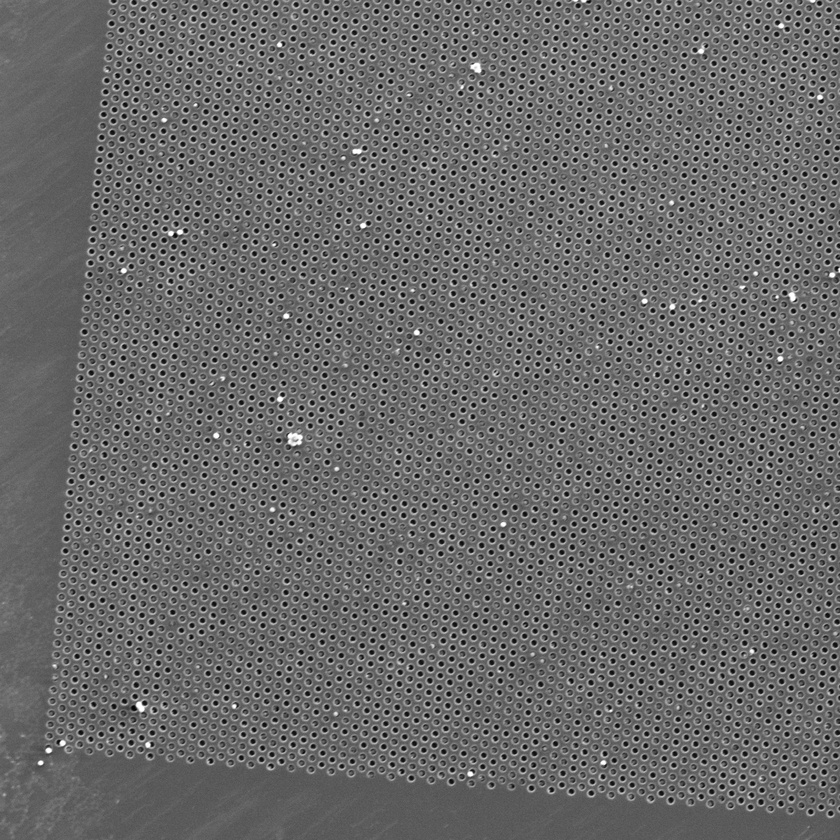
#> input picture chip_test_image.jpg, 840 x 840 px, shrunk from 2048 x 2048 before the run
$ python chip_ore_brightout.py chip_test_image.jpg
#> lines starting #> are read from the running program, lines starting #| are printed output that depends on the picture
import cv2
import numpy as np
import matplotlib.pyplot as plt
import argparse
from concurrent.futures import ThreadPoolExecutor, as_completed


# [66 lines left out: function _analyze_single_well, not called in this run]

def detect_particles_in_wells(image_path, debug=False, max_workers=None):
    """
    Основная функция для обнаружения частиц в тёмных лунках.
    max_workers: число потоков (None — авто по числу CPU).
    """
    # 1. Загрузка изображения
    img = cv2.imread(image_path)
    if img is None:
        raise FileNotFoundError(f"Не удалось загрузить изображение по пути: {image_path}")

    original_clean = img.copy()
    original_with_marks = img.copy()
    gray = cv2.cvtColor(img, cv2.COLOR_BGR2GRAY)

    if debug:
        plt.figure(figsize=(15, 10))
        plt.subplot(2, 3, 1)
        plt.imshow(cv2.cvtColor(original_clean, cv2.COLOR_BGR2RGB))
        plt.title('Исходное изображение')
        plt.axis('off')

    # 2. Предобработка
    blurred = cv2.medianBlur(gray, 5)
    adaptive_thresh = cv2.adaptiveThreshold(
        blurred, 255, cv2.ADAPTIVE_THRESH_GAUSSIAN_C,
        cv2.THRESH_BINARY_INV, 11, 2
    )

    if debug:
        plt.subplot(2, 3, 2)
        plt.imshow(adaptive_thresh, cmap='gray')
        plt.title('После адаптивной бинаризации')
        plt.axis('off')

    # 3. Поиск лунок
    inverted = cv2.bitwise_not(gray)
    blurred_inv = cv2.medianBlur(inverted, 5)

    circles = cv2.HoughCircles(
        blurred_inv,
        cv2.HOUGH_GRADIENT,
        dp=1.5,
        minDist=20,
        param1=10,
        param2=30,
        minRadius=7,
        maxRadius=12
    )

    results = []
    height, width = gray.shape

    if circles is not None:
        print('Найдено кругов:', len(circles[0]))
        circles = np.uint16(np.around(circles[0]))
        circles = sorted(circles, key=lambda c: (c[1] // 50, c[0]))

        # ---- МНОГОПОТОЧНЫЙ АНАЛИЗ ЛУНОК ----
        tasks = [
            (i, int(x), int(y), int(r), gray, height, width, debug)
            for i, (x, y, r) in enumerate(circles)
        ]

        indexed_results = {}
        with ThreadPoolExecutor(max_workers=max_workers) as executor:
            futures = [executor.submit(_analyze_single_well, t) for t in tasks]
            for fut in as_completed(futures):
                idx, res = fut.result()
                indexed_results[idx] = res

        # Восстанавливаем порядок лунок
        results = [indexed_results[i] for i in range(len(circles))]

        # ---- ВИЗУАЛИЗАЦИЯ (в главном потоке, изображение общее) ----
        well_mask = np.zeros((height, width), dtype=np.uint8)
        for r in results:
            x, y = r['center']
            radius = r['radius']
            inner_r = r['inner_r']
            particle_type = r['particle_type']
            i = r['well_id'] - 1

            # Маска лунки (для debug)
            cv2.circle(well_mask, (x, y), radius, 255, -1)

            # Цвет по типу
            if particle_type == "empty":
                color = (0, 0, 255)
            elif particle_type == "outside":
                color = (255, 0, 255)
            elif particle_type == "debris":
                color = (0, 165, 255)
            else:
                color = (0, 255, 0)

            cv2.circle(original_with_marks, (x, y), radius, color, 2)
            cv2.circle(original_with_marks, (x, y), inner_r, (255, 255, 0), 1)
            cv2.circle(original_with_marks, (x, y), 2, color, 3)

            text_x = max(x - 10, 5)
            text_y = max(y - 10, 15)
            cv2.putText(
                original_with_marks, str(i + 1), (text_x, text_y),
                cv2.FONT_HERSHEY_SIMPLEX, 0.4, color, 1
            )

        if debug:
            plt.subplot(2, 3, 3)
            plt.imshow(well_mask, cmap='gray')
            plt.title('Маска всех обнаруженных лунок')
            plt.axis('off')
    else:
        print("Внимание: не удалось обнаружить лунки на изображении.")
        print("Попробуйте настроить параметры HoughCircles или улучшить качество изображения.")

    # 5. Статистика
    total_wells = len(results)
    wells_with_particles = sum(1 for r in results if r['has_particle'])
    wells_with_debris = sum(1 for r in results if r.get('particle_type') == 'debris')
    wells_with_outside = sum(1 for r in results if r['particle_type'] == 'outside')
    wells_with_real_particles = sum(1 for r in results if r.get('particle_type') == 'particle')
    total_particles = sum(r['particle_count'] for r in results)

    if debug:
        plt.subplot(2, 3, 4)
        plt.imshow(cv2.cvtColor(original_with_marks, cv2.COLOR_BGR2RGB))
        plt.title('Результаты анализа (зелёный - есть частица)')
        plt.axis('off')

        plt.subplot(2, 3, 5)
        plt.axis('off')
        text_str = (
            f"Кол-во лунок: {total_wells}\n"
            f"С частицами: {wells_with_real_particles}\n"
            f"С мусором: {wells_with_debris}\n"
            f"Вне лунки: {wells_with_outside}\n"
            f"Пустых: {total_wells - wells_with_particles}\n"
            f"Всего объектов: {total_particles}"
        )
        plt.text(0.1, 0.5, text_str, fontsize=12,
                 verticalalignment='center',
                 family='monospace',
                 bbox=dict(boxstyle='round', facecolor='lightyellow', alpha=0.9))
        plt.title('Статистика')

        plt.subplot(2, 3, 6)
        brightnesses = [r['mean_brightness'] for r in results]
        plt.hist(brightnesses, bins=20, color='blue', alpha=0.7)
        plt.axvline(x=75, color='red', linestyle='--', label='Порог')
        plt.xlabel('Средняя яркость лунки')
        plt.ylabel('Количество лунок')
        plt.title('Распределение яркости лунок')
        plt.legend()

        plt.tight_layout()
        plt.show()

    return results, original_clean, original_with_marks

def print_results_summary(results):
    """Выводит сводку результатов в консоль"""
    total_wells = len(results)
    wells_with_particles = sum(1 for r in results if r['has_particle'])

    print("Результаты анализа лунок")
    print(f"Всего обнаружено лунок: {total_wells}")
    print(f"Лунок с частицами: {wells_with_particles}")
    print(f"Пустых лунок: {total_wells - wells_with_particles}")
    print("\nДетали по лункам:")

    for r in results[-100:]:
        status = "Есть частица" if r['has_particle'] else "пусто"
        print(f"Лунка {r['well_id']:2d}: центр {r['center']}, "
              f"радиус {r['radius']:2d} - {status} "
              f"(яркость: {r['mean_brightness']:.1f})")

if __name__ == "__main__":
    parser = argparse.ArgumentParser(description="Detect particles in wells")
    parser.add_argument("image", nargs="?", help="path to the SEM image")
    parser.add_argument("-o", "--output", default="wells_analysis_result.jpg",
                       help="where to write the annotated image")
    parser.add_argument("--no-debug", action="store_true",
                       help="skip the matplotlib figure")
    args = parser.parse_args()

    # Если изображение не передано как аргумент, запрашиваем его
    if args.image is None:
        args.image = input("\nВведите путь к SEM изображению (или перетащите файл сюда): ").strip().strip('"')

    # Проверяем, что файл удалось открыть (cv2 вернёт None, если файла нет)
    test_img = cv2.imread(args.image)
#> test_img is the input picture: shape (840, 840, 3); min 0, max 255, mean 106.8
    if test_img is None:
        print(f"\nОшибка: не удалось открыть файл '{args.image}'")
        print("Проверьте путь и попробуйте снова.\n")
        exit()

    results, _clean, annotated_img = detect_particles_in_wells(
        args.image, debug=not args.no_debug
    )
#> in detect_particles_in_wells, `blurred = cv2.medianBlur(gray, 5)`:
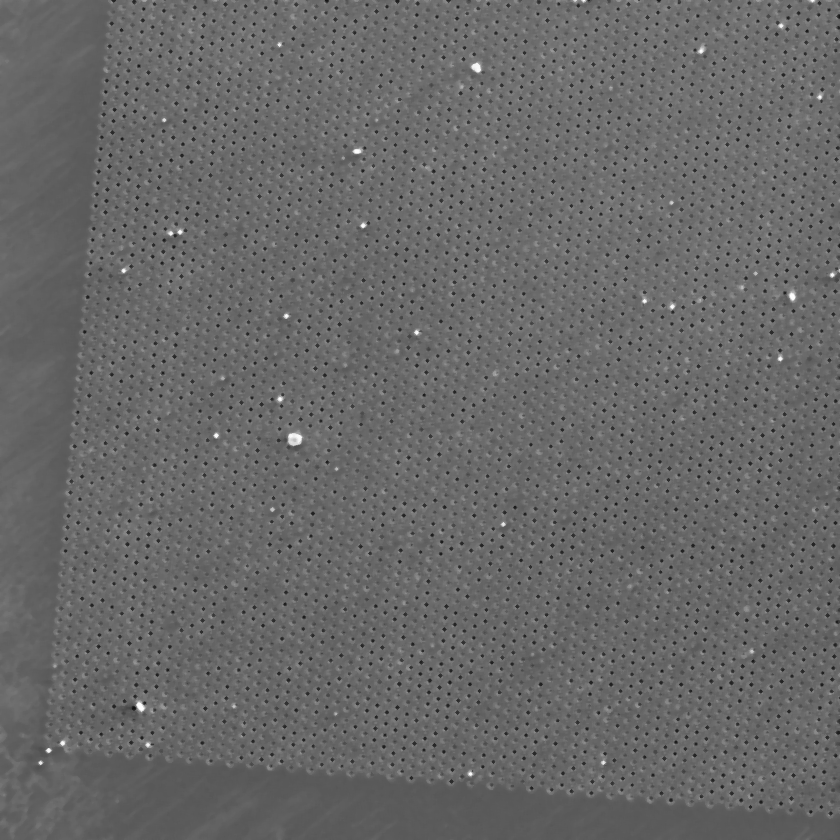
#> blurred: shape (840, 840); min 17, max 253, mean 104.3
#> in detect_particles_in_wells, `adaptive_thresh = cv2.adaptiveThreshold( blurred, 255, cv2.ADAPTIVE_TH..`:
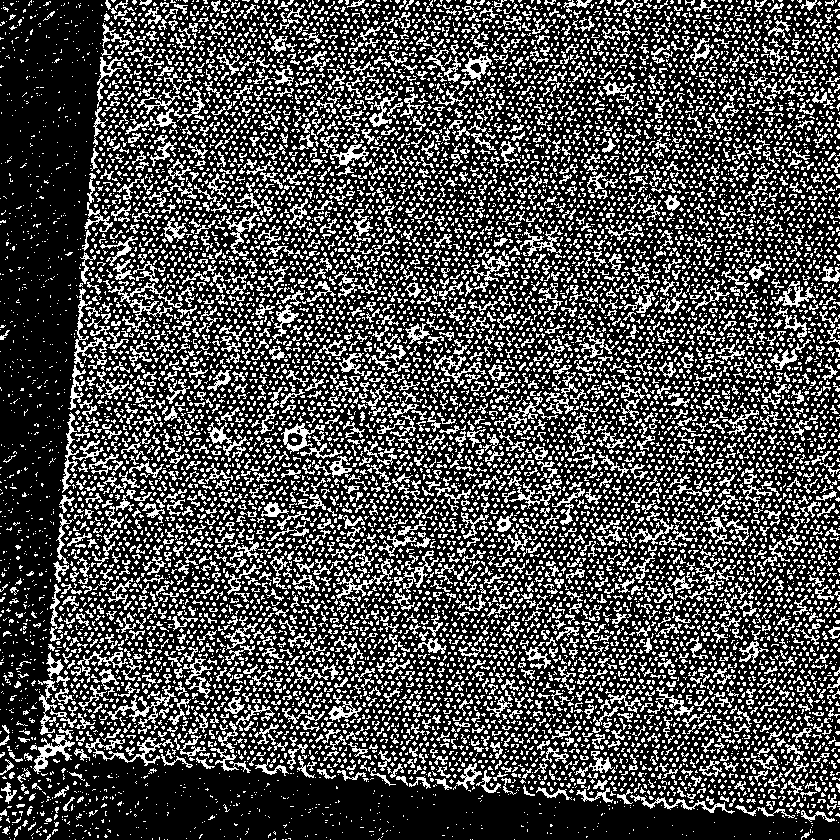
#> adaptive_thresh: shape (840, 840); 29.6% white in thin lines or dots
#> in detect_particles_in_wells, `inverted = cv2.bitwise_not(gray)`:
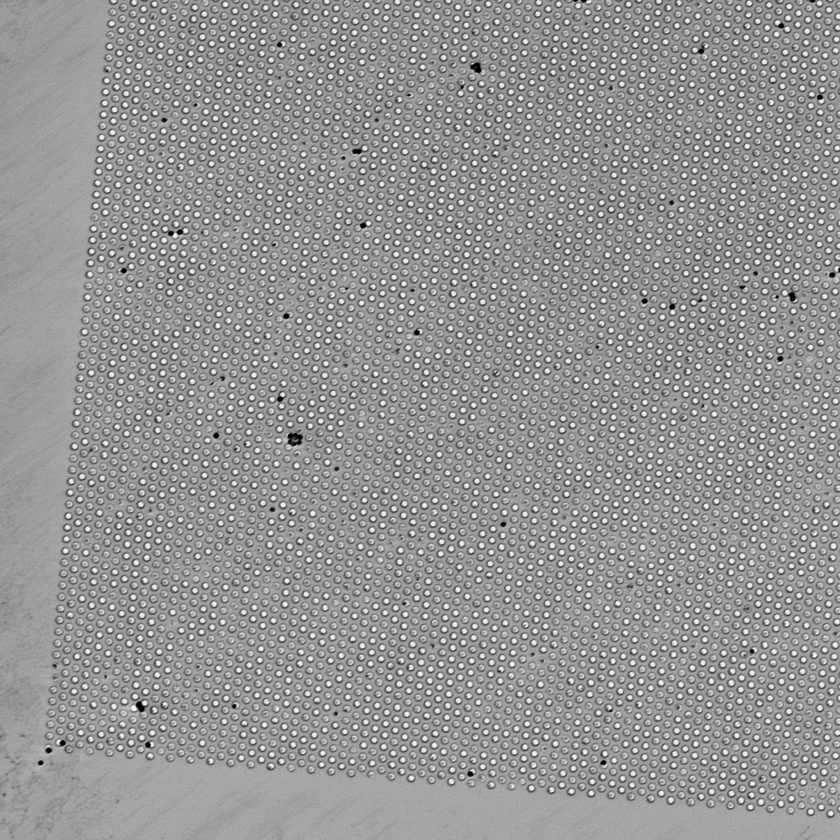
#> inverted: shape (840, 840); min 0, max 255, mean 148.2
#> in detect_particles_in_wells, `blurred_inv = cv2.medianBlur(inverted, 5)`:
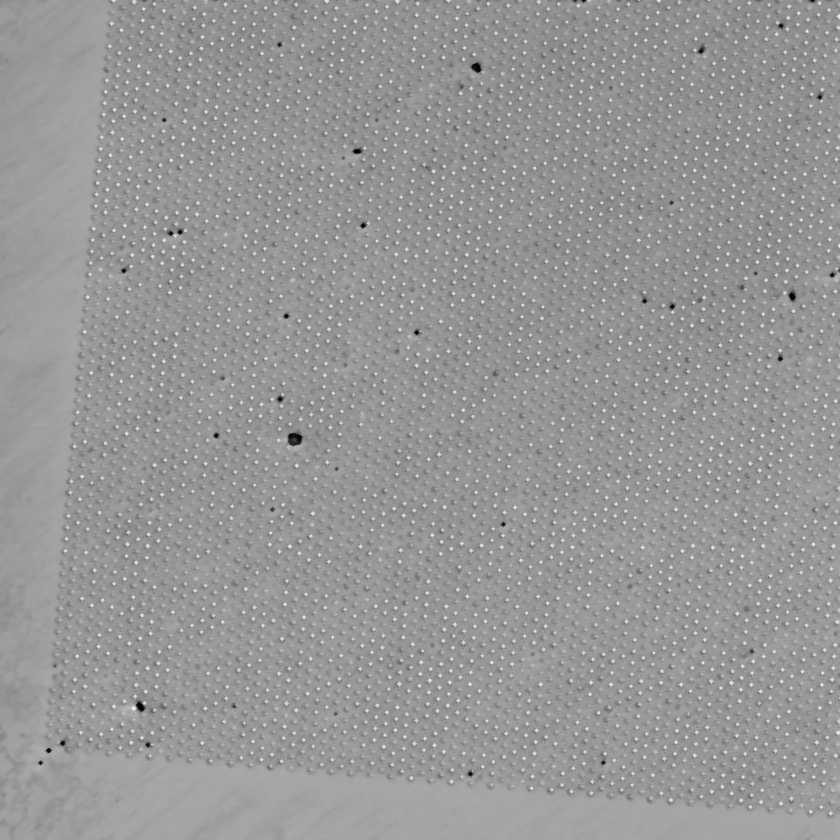
#> blurred_inv: shape (840, 840); min 2, max 238, mean 150.7
#> in detect_particles_in_wells, `circles = cv2.HoughCircles( blurred_inv, cv2.HOUGH_GRADIENT, dp=1.5, m..`: circles = None
#> in detect_particles_in_wells, `plt.show()`:
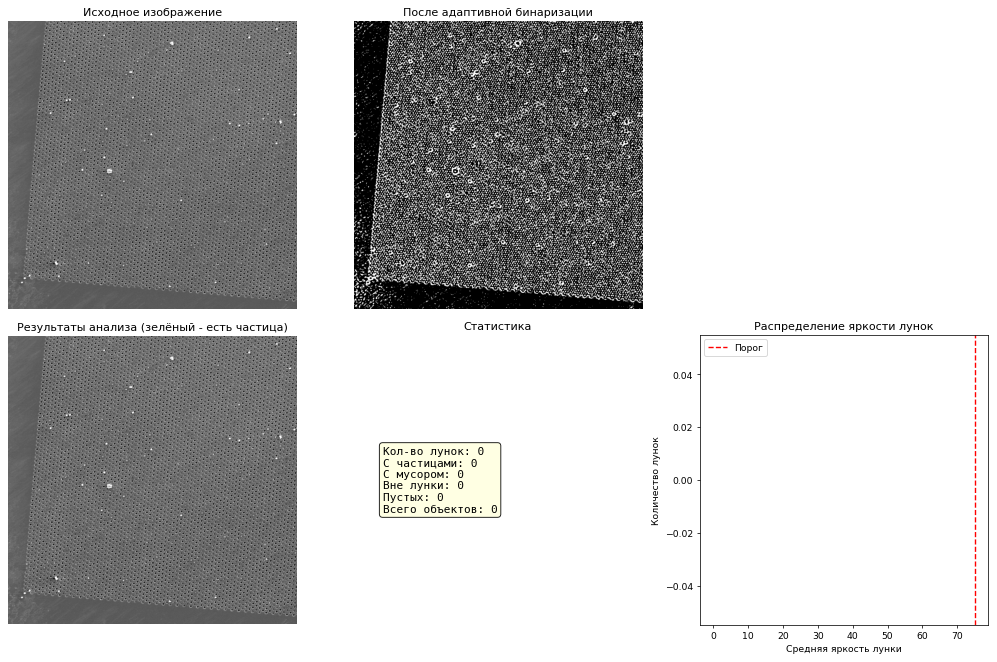
#> figure drawn by matplotlib, 4 panels
#> results = []

    print_results_summary(results)
#> in print_results_summary, `total_wells = len(results)`: total_wells = 0
#| Всего обнаружено лунок: 0
#| Лунок с частицами: 0
#| Пустых лунок: 0
    cv2.imwrite(args.output, annotated_img)
    print(f"\nРезультат сохранён в {args.output}\n")
